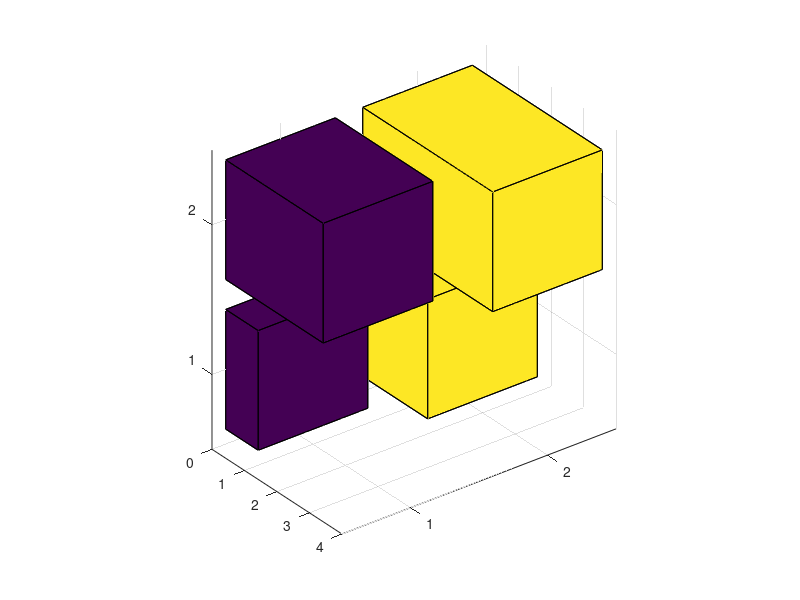

Write MATLAB code to recreate this figure. (Note: this script raises an error after producing the figure.)
%=============================================================================
% Copyright (c) 2016-present Allan CORNET (Nelson)
%=============================================================================
% This file is part of Nelson.
%=============================================================================
% LICENCE_BLOCK_BEGIN
% SPDX-License-Identifier: LGPL-3.0-or-later
% LICENCE_BLOCK_END
%=============================================================================
% <--ADV-CLI MODE-->
%=============================================================================

close all;
%=============================================================================
f = figure('Visible', 'on', 'Position', [100 100 620 460], 'Color', [1 1 1]);
axes('Parent', f);
bar3h([1 2; 3 4]);
colormap(parula(64));
title('horizontal detached 3d bars');
drawnow();
%=============================================================================
asserts.istrue(isgraphics(f, 'figure'));
asserts.isequal(f.Type, 'figure');
asserts.isequal(char(f.Visible), 'on');
asserts.isequal(f.Color, [1 1 1]);
axesHandles = findobj(f, 'Type', 'axes');
asserts.isequal(numel(axesHandles), 1);
for k = 1:numel(axesHandles)
  asserts.isequal(axesHandles(k).Type, 'axes');
  asserts.isequal(axesHandles(k).Parent, f);
end
surfaceObjects = findobj(f, 'Type', 'surface');
asserts.isequal(numel(surfaceObjects), 2);
asserts.istrue(all(isgraphics(surfaceObjects, 'surface')));
for k = 1:numel(surfaceObjects)
  asserts.isequal(surfaceObjects(k).Type, 'surface');
end
close(f);
close all;
%=============================================================================
